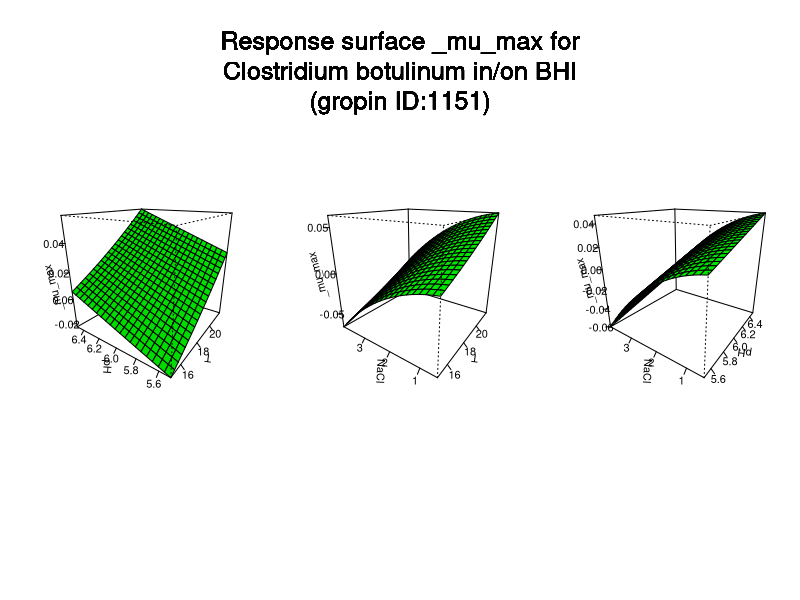

The R source for this figure:
#############################
# start of Parameter script
#############################
T <- seq(15.015,21.978021978022,length.out=21)
pH <- seq(5.5055,6.49350649350649,length.out=21)
NaCl <- seq(0.5005,3.996003996004,length.out=21)
#############################
# end of Parameter script
#############################
############################# 
# start of Model script Gropin ID 1151 
#############################
 
# constant coefficients for this model
 
variables <- data.frame(T,pH,NaCl)
argumentsPar <- expand.grid(variables)
 
# heart of the model
response_surface <- function(T,pH,NaCl) {
   mumax <-(-0.206)+0.029*pH-0.005*(NaCl^2)+0.0002*(T^2)

return(mumax=mumax)
} 

# output parameters
responseSurface <- cbind(argumentsPar,response_surface(argumentsPar['T'],argumentsPar['pH'],argumentsPar['NaCl']))
colnames(responseSurface) <- c(colnames(argumentsPar),'mumax')
#############################
# End of Model script
#############################
############################# 
# start of Visualisation script Gropin ID 1151 
#############################
argPar1 <- expand.grid(T,pH)
argPar2 <- expand.grid(T,NaCl)
argPar3 <- expand.grid(pH,NaCl)
z1 <- matrix(unlist(response_surface(argPar1[1],argPar1[2],NaCl[10])),nrow=21)
z2 <- matrix(unlist(response_surface(argPar2[1],pH[10],argPar2[2])),nrow=21)
z3 <- matrix(unlist(response_surface(T[10],argPar3[1],argPar3[2])),nrow=21)
par(mfrow = c(1,3))
persp(T,pH,z1,col = 'green',xlab='T',ylab='pH',zlab='_mu_max',theta=305,phi=20,shade=0.25,ticktype = 'detailed')
persp(T,NaCl,z2,col = 'green',xlab='T',ylab='NaCl',zlab='_mu_max',theta=305,phi=20,shade=0.25,ticktype = 'detailed')
persp(pH,NaCl,z3,col = 'green',xlab='pH',ylab='NaCl',zlab='_mu_max',theta=305,phi=20,shade=0.25,ticktype = 'detailed')
mtext('Response surface _mu_max for
Clostridium botulinum in/on BHI
(gropin ID:1151)',outer=T,  cex=1.5, line=-8.5, side=3)
#############################
# End of Visualisation script
#############################
